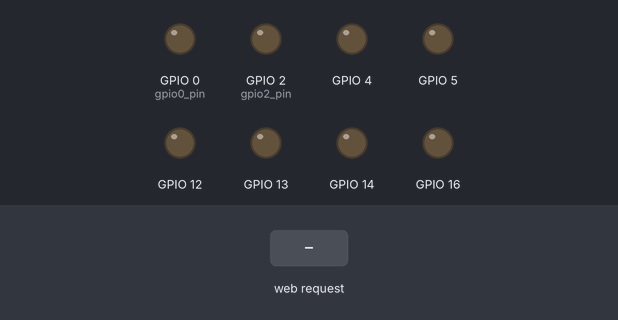
The sketch below on a simulated ESP8266 (NodeMCU). On the bench: output pins drawn as LEDs (lit = HIGH). The test bench sets the inputs (shaded band). WiFi joins after 1.5 s; servers stay silent unless stated.

Above: at 3.2 s.
3.3 s: HTTP request GET /socket1Off received
At 3.9 s:
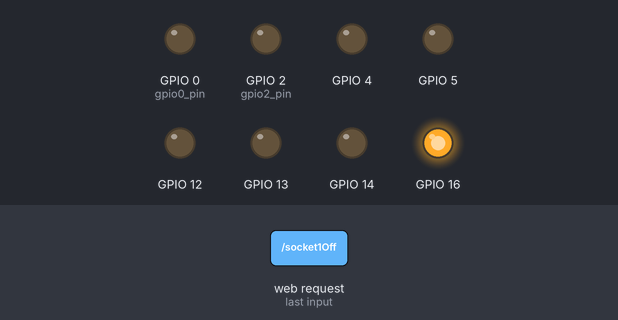
4.8 s: HTTP request GET /socket2Off received
At 6.0 s:
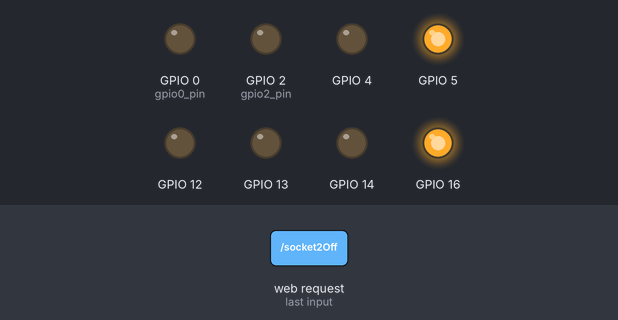
6.3 s: HTTP request GET /socket1On received
At 7.3 s:
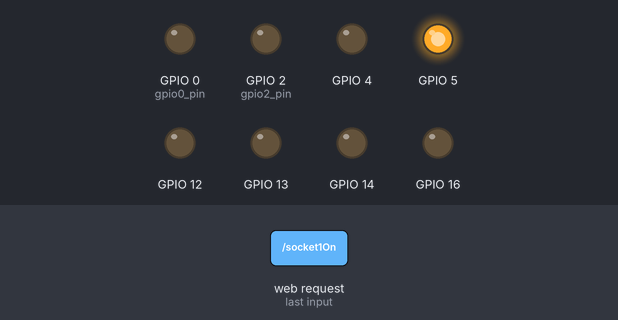
7.8 s: HTTP request GET /socket3Off received
At 8.5 s:
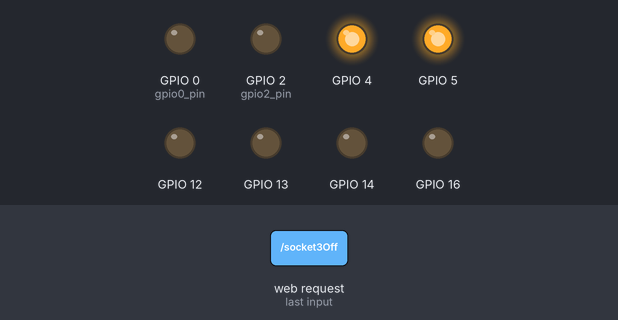
9.3 s: HTTP request GET /socket2On received
At 9.6 s:
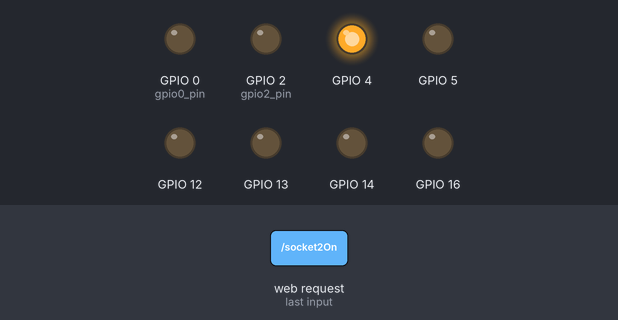
10.8 s: HTTP request GET /socket4Off received
At 12.0 s:
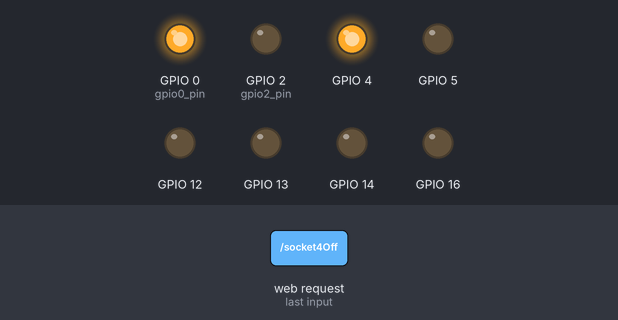
Timing chart, 0 to 13.3 s (numbered marks = the images above; inputs shaded):
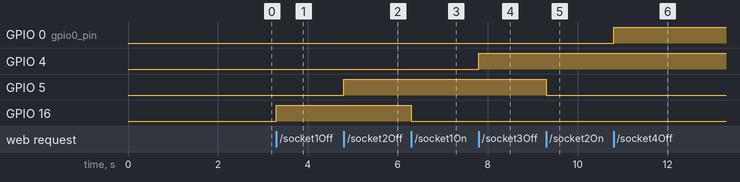

Measured:
- after the input at 3.3 s, GPIO 16: LOW → HIGH at once
- after the input at 4.8 s, GPIO 5: LOW → HIGH at once
- after the input at 6.3 s, GPIO 16: HIGH → LOW at once
- after the input at 7.8 s, GPIO 4: LOW → HIGH at once
- after the input at 9.3 s, GPIO 5: HIGH → LOW at once
- after the input at 10.8 s, GPIO 0 (gpio0_pin): LOW → HIGH at once

The sketch:

WebServer_con_8_salidas_+_WifiManager_+_DuckDNS.ino
```cpp
#include <ESP8266WiFi.h>          //https://github.com/esp8266/Arduino
#include <DNSServer.h>
#include <ESP8266WebServer.h>
#include <WiFiManager.h>         //https://github.com/tzapu/WiFiManager
#include <EasyDDNS.h>
#include <EEPROM.h>

ESP8266WebServer server(80);

String mainPage = "";
String setupPage = "";

int gpio0_pin = 0;
int gpio2_pin = 2;


//////////////////////////////////////////////////////////
/////////////////////////////////////////////////////////////
void setup(void){
WiFiManager wifiManager;
wifiManager.autoConnect("REEF Controller Setup");

mainPage += "<!DOCTYPE html>";
mainPage += "<html lang='en'>";
mainPage += "<head>";
mainPage += "  <title>REEF Controller</title>";
mainPage += "  <meta charset='utf-8'>";
mainPage += "  <meta name='viewport' content='width=device-width, initial-scale=1'>";
mainPage += "  <link href='https://maxcdn.bootstrapcdn.com/bootswatch/3.3.7/darkly/bootstrap.min.css' rel='stylesheet'>        ";
mainPage += "  <script src='https://ajax.googleapis.com/ajax/libs/jquery/3.2.1/jquery.min.js'></script>";
mainPage += "  <script src='https://maxcdn.bootstrapcdn.com/bootstrap/3.3.7/js/bootstrap.min.js'></script>";
mainPage += "</head>";
mainPage += "<body>";
mainPage += "<div class= 'well' 'jumbotron'>";

mainPage += "    <h1 class='text-center'>REEF Controller</h1>";
mainPage += "    <h3 class ='text-left'>Salida 1</h3>   ";
mainPage += "  <a href=\'socket1On\'><button type='button' class='btn btn-success btn-lg btn-block'>Encender</button></a> ";
mainPage += "  <h6 class='text-center'></h6>";
mainPage += "  <a href=\'socket1Off\'><button type='button' class='btn btn-danger btn-lg btn-block'>Apagar</button></a>   ";
mainPage += "    <h3 class ='text-left'>Salida 2</h3>   ";
mainPage += "  <a href=\'socket2On\'><button type='button' class='btn btn-success btn-lg btn-block'>Encender</button></a> ";
mainPage += "  <h6 class='text-center'></h6>";
mainPage += "  <a href=\'socket2Off\'><button type='button' class='btn btn-danger btn-lg btn-block'>Apagar</button></a>   ";
mainPage += "    <h3 class ='text-left'>Salida 3</h3>   ";
mainPage += "  <a href=\'socket3On\'><button type='button' class='btn btn-success btn-lg btn-block'>Encender</button></a> ";
mainPage += "  <h6 class='text-center'></h6>";
mainPage += "  <a href=\'socket3Off\'><button type='button' class='btn btn-danger btn-lg btn-block'>Apagar</button></a>   ";
mainPage += "    <h3 class ='text-left'>Salida 4</h3>   ";
mainPage += "  <a href=\'socket4On\'><button type='button' class='btn btn-success btn-lg btn-block'>Encender</button></a> ";
mainPage += "  <h6 class='text-center'></h6>";
mainPage += "  <a href=\'socket4Off\'><button type='button' class='btn btn-danger btn-lg btn-block'>Apagar</button></a>   ";
mainPage += "    <h3 class ='text-left'>Salida 5</h3>   ";
mainPage += "  <a href=\'socket5On\'><button type='button' class='btn btn-success btn-lg btn-block'>Encender</button></a> ";
mainPage += "  <h6 class='text-center'></h6>";
mainPage += "  <a href=\'socket5Off\'><button type='button' class='btn btn-danger btn-lg btn-block'>Apagar</button></a>   ";
mainPage += "    <h3 class ='text-left'>Salida 6</h3>   ";
mainPage += "  <a href=\'socket6On\'><button type='button' class='btn btn-success btn-lg btn-block'>Encender</button></a> ";
mainPage += "  <h6 class='text-center'></h6>";
mainPage += "  <a href=\'socket6Off\'><button type='button' class='btn btn-danger btn-lg btn-block'>Apagar</button></a>   ";
mainPage += "    <h3 class ='text-left'>Salida 7</h3>   ";
mainPage += "  <a href=\'socket7On\'><button type='button' class='btn btn-success btn-lg btn-block'>Encender</button></a> ";
mainPage += "  <h6 class='text-center'></h6>";
mainPage += "  <a href=\'socket7Off\'><button type='button' class='btn btn-danger btn-lg btn-block'>Apagar</button></a>   ";
mainPage += "    <h3 class ='text-left'>Salida 8</h3>   ";
mainPage += "  <a href=\'socket8On\'><button type='button' class='btn btn-success btn-lg btn-block'>Encender</button></a> ";
mainPage += "  <h6 class='text-center'></h6>";
mainPage += "  <a href=\'socket8Off\'><button type='button' class='btn btn-danger btn-lg btn-block'>Apagar</button></a>   ";

mainPage += "    <h3 class ='text-left'>Todas</h3> ";
mainPage += "  <a href=\'allOn\'><button type='button' class='btn btn-success btn-lg btn-block'>Encender</button></a>";
mainPage += "  <h6 class='text-center'></h6>";
mainPage += "  <a href=\'allOff\'><button type='button' class='btn btn-danger btn-lg btn-block'>Apagar</button></a>";
mainPage += "    <h4 class='text-center'>www.reefacuario.com</h4>";
mainPage += "  <a href=\'setup\'><button type='button' class='btn btn-default btn-lg btn-block'>Configurar DNS</button></a>";
mainPage += "</div>";
mainPage += "</body>";
mainPage += "</html>";

setupPage += "<!DOCTYPE html>";
setupPage += "<html lang='en'>";
setupPage += "<head>";
setupPage += "  <title>REEF Controller</title>";
setupPage += "  <meta charset='utf-8'>";
setupPage += "  <meta name='viewport' content='width=device-width, initial-scale=1'>";
setupPage += "  <link href='https://maxcdn.bootstrapcdn.com/bootswatch/3.3.7/darkly/bootstrap.min.css' rel='stylesheet'>        ";
setupPage += "  <script src='https://ajax.googleapis.com/ajax/libs/jquery/3.2.1/jquery.min.js'></script>";
setupPage += "  <script src='https://maxcdn.bootstrapcdn.com/bootstrap/3.3.7/js/bootstrap.min.js'></script>";
setupPage += "</head>";
setupPage += "<body>";
setupPage += "<div class= 'well' 'jumbotron'>";
setupPage += "    <h1 class='text-center'>DNS</h1>";
setupPage += "    <h3></h3>";
setupPage += "    <form action='/' method='post'>";//aqui esta la clave para enviar a guardar los datos
setupPage += "    <div class='input-group'>";
setupPage += "      <span class='input-group-addon'><i class='glyphicon glyphicon-user'></i></span>";
setupPage += "      <input maxlength='30' type='text' class='form-control' name='domain' placeholder='daniel'>";
setupPage += "      <span class='input-group-addon'>.duckdns.org</i></span>";
setupPage += "    </div>";
setupPage += "        <h3></h3>";
setupPage += "    <div class='input-group'>";
setupPage += "      <span class='input-group-addon'><i class='glyphicon glyphicon-lock'></i></span>";
setupPage += "      <input maxlength='36' class='form-control' name='token' placeholder='token'>";
setupPage += "    </div>";
setupPage += "    <br>";
setupPage += "  <a href=\'/'><button type='submit' class='btn btn-default btn-lg btn-block'>Guardar</button></a>";
//setupPage += "  <a href=\'/'><input type='submit' value='Send'>";
setupPage += "</div>";
setupPage += "</form>";
setupPage += "</body>";
setupPage += "</html>";

  // preparing GPIOs
  pinMode(16, OUTPUT);
  digitalWrite(16, LOW);
  pinMode(5, OUTPUT);
  digitalWrite(5, LOW);
  pinMode(4, OUTPUT);
  digitalWrite(4, LOW);
  pinMode(0, OUTPUT);
  digitalWrite(0, LOW);
  pinMode(2, OUTPUT);
  digitalWrite(2, LOW);
  pinMode(14, OUTPUT);
  digitalWrite(14, LOW);
  pinMode(12, OUTPUT);
  digitalWrite(12, LOW);
  pinMode(13, OUTPUT);
  digitalWrite(13, LOW);

  delay(500);

   server.on("/", [](){
    server.send(200, "text/html", mainPage);
  });
  //////////////////////////////////////////////
  server.on("/socket1On", [](){
    server.send(200, "text/html", mainPage);
    digitalWrite(16, LOW);
    delay(1000);
  });
  server.on("/socket1Off", [](){
    server.send(200, "text/html", mainPage);
    digitalWrite(16, HIGH);
    delay(1000);
  });
  server.on("/socket2On", [](){
    server.send(200, "text/html", mainPage);
    digitalWrite(5, LOW);
    delay(1000);
  });
  server.on("/socket2Off", [](){
    server.send(200, "text/html", mainPage);
    digitalWrite(5, HIGH);
    delay(1000);
  });

  server.on("/socket3On", [](){
    server.send(200, "text/html", mainPage);
    digitalWrite(4, LOW);
    delay(1000);
  });
  server.on("/socket3Off", [](){
    server.send(200, "text/html", mainPage);
    digitalWrite(4, HIGH);
    delay(1000);
  });
  server.on("/socket4On", [](){
    server.send(200, "text/html", mainPage);
    digitalWrite(0, LOW);
    delay(1000);
  });
  server.on("/socket4Off", [](){
    server.send(200, "text/html", mainPage);
    digitalWrite(0, HIGH);
    delay(1000);
  });
    server.on("/socket5On", [](){
    server.send(200, "text/html", mainPage);
    digitalWrite(2, LOW);
    delay(1000);
  });
  server.on("/socket5Off", [](){
    server.send(200, "text/html", mainPage);
    digitalWrite(2, HIGH);
    delay(1000);
  });
    server.on("/socket6On", [](){
    server.send(200, "text/html", mainPage);
    digitalWrite(14, LOW);
    delay(1000);
  });
  server.on("/socket6Off", [](){
    server.send(200, "text/html", mainPage);
    digitalWrite(14, HIGH);
    delay(1000);
  });
    server.on("/socket7On", [](){
    server.send(200, "text/html", mainPage);
    digitalWrite(12, LOW);
    delay(1000);
  });
  server.on("/socket7Off", [](){
    server.send(200, "text/html", mainPage);
    digitalWrite(12, HIGH);
    delay(1000);
  });
    server.on("/socket8On", [](){
    server.send(200, "text/html", mainPage);
    digitalWrite(13, LOW);
    delay(1000);
  });
  server.on("/socket8Off", [](){
    server.send(200, "text/html", mainPage);
    digitalWrite(13, HIGH);
    delay(1000);
  });

  server.on("/allOn", [](){
    server.send(200, "text/html", mainPage);
    digitalWrite(16, LOW);
    digitalWrite(5, LOW);
    digitalWrite(4, LOW);
    digitalWrite(0, LOW);
    digitalWrite(2, LOW);
    digitalWrite(14, LOW);
    digitalWrite(12, LOW);
    digitalWrite(13, LOW);
    delay(1000);
  });
  server.on("/allOff", [](){
    server.send(200, "text/html", mainPage);
    digitalWrite(16, HIGH);
    digitalWrite(5, HIGH);
    digitalWrite(4, HIGH);
    digitalWrite(0, HIGH);
    digitalWrite(2, HIGH);
    digitalWrite(14, HIGH);
    digitalWrite(12, HIGH);
    digitalWrite(13, HIGH);
    delay(1000);
  });
  ////////////////////////////////////////////
  //setup page
  server.on("/setup", handleRoot);
  server.begin();
  //DDNS DuckDNS
  EasyDDNS.service("duckdns");    // Enter your DDNS Service Name - "duckdns" / "noip"
  EasyDDNS.client("dajich.duckdns.org","3c08f8d5-d76f-49ac-903a-67486cc1de61");    // Enter ddns Domain & Token | Example - "esp.duckdns.org","1234567"
}

void loop(void){
  EasyDDNS.update(300000); // 1000 = 1 segundo
  server.handleClient();
}


void write_EEPROM(String x,int pos)
{
    for(int n=pos;n<x.length()+pos;n++)
    {
      EEPROM.write(n,x[n-pos]);
    }
    EEPROM.commit();
  }

void write_to_Memory(String d,String t)
{
  d+=";";
  write_EEPROM(d,0);
  t+=";";
  write_EEPROM(t,50);
  EEPROM.commit();
  }

void handleSubmit()
  {
   write_to_Memory(String(server.arg("domain")),String(server.arg("token")));
  }

void handleRoot() {
   if (server.hasArg("domain")&& server.hasArg("token")) {//If all form fields contain data call handelSubmit()
    handleSubmit();
  }
  else {//Redisplay the form
    server.send(200, "text/html", setupPage);
  }
}
```

EasyDDNS.h
```cpp
// (licence header left out)
#ifndef EasyDDNS_H
#define EasyDDNS_H

#include "Arduino.h"
#include "stdlib_noniso.h"
#include "ESP8266WiFi.h"
#include "ESP8266HTTPClient.h"

#define HARDWARE "esp8266"

class EasyDDNSClass{
public:
  void service(String ddns_service);
  void client(String ddns_domain, String ddns_username,String ddns_password = "");
  void update(unsigned long ddns_update_interval);

private:
  unsigned long interval;
  unsigned long previousMillis;

  String new_ip;
  String old_ip;
  String update_url;
  String ddns_u;
  String ddns_p;
  String ddns_d;
  String ddns_choice;
};
extern EasyDDNSClass EasyDDNS;
#endif
```
